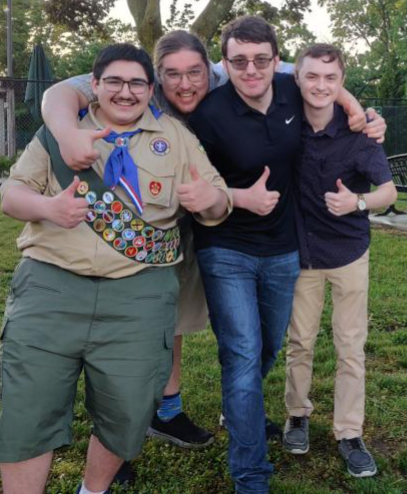
#> input picture Spring_2023/Sobel_Assignment/Sobel Pipeline Download Apr 10, 2023 234 PM/256965-1300012 - Charles DeGennaro - Apr 3, 2023 11:06 PM/eagle.png, 407 x 494 px
$ jupyter execute CharlesDeGennaroSobel.ipynb   (older library calls are emulated)
#> lines starting #> are read from the running program, lines starting #| are printed output that depends on the picture
### Sobel Pipeline with Noise Reduction
1. Grayscale conversion: The input image is first converted into a grayscale image to simplify the processing.
2. Noise reduction: Various techniques can be used to reduce noise in the image, such as Gaussian blur, median filtering, or
bilateral filtering. These techniques help to smooth out the image and reduce the impact of noise on the edge detection
process.
3. Horizontal and vertical Sobel filtering: The Sobel operator is applied to the noise-reduced grayscale image in both the
horizontal and vertical directions. The Sobel operator is a small 3x3 matrix that is convolved with the image. The result of this
convolution highlights edges in the image.
4. Magnitude calculation: The horizontal and vertical edge maps are combined to obtain a single edge map. This is done by
calculating the magnitude of the gradient at each pixel. The magnitude is computed using the Pythagorean theorem, which
involves taking the square root of the sum of the squares of the horizontal and vertical gradients.
5. Thresholding: Finally, a threshold is applied to the edge map to produce a binary image, where the edges are represented by
white pixels and the non-edges are represented by black pixels. This threshold is usually set to a value that separates the
edges from the non-edges based on the magnitude of the gradient

[cell 1]
import cv2
import numpy as np
import matplotlib.pyplot as plt

[cell 2]
def gaussian_blur(img):
    gaussian_filter = np.array([[1,2,1],[2,4,2],[1,2,1]], dtype=np.float32) / 16

    imgGaussian = cv2.filter2D(img, -1, gaussian_filter)
    return imgGaussian

[cell 3]
def sobel_filtering(img):
    # Sobel kernels
    kernelX = np.array([[1,2,1],[0,0,0],[-1,-2,-1]], dtype=np.float32)
    kernelY = np.array([[-1,0,1],[-2,0,2],[-1,0,1]], dtype=np.float32)
    # Sobel convolution
    imgSobelX = cv2.filter2D(img, cv2.CV_64F, kernelX)
    imgSobelY = cv2.filter2D(img, cv2.CV_64F, kernelY)


    sobel = cv2.magnitude(imgSobelX, imgSobelY)

    return sobel

[cell 4]
def pipeline(img):
    # Plot size
    fig = plt.figure(figsize = (10,10))

    # Convert image to grayscale
    img = cv2.cvtColor(img, cv2.COLOR_BGR2GRAY)

    # Create subplots
    # Left Image
    fig.add_subplot(1,2,1)
    plt.imshow(img, cmap='gray')
    plt.title('Original Image')
    # Apply gaussian blur
    imgGaussian = gaussian_blur(img)

    # Right Image
    fig.add_subplot(1,2,2)
    plt.imshow(imgGaussian, cmap='gray')
    plt.title('Gaussian Filter')

    # Apply Sobel Filter
    imgSobel = sobel_filtering(imgGaussian)

    fig = plt.figure(figsize = (10,10))
    # Left image
    fig.add_subplot(1,2,1)
    plt.imshow(imgGaussian, cmap='gray')
    plt.title('Gaussian Filter')
    # Right image
    fig.add_subplot(1,2,2)
    plt.imshow(imgSobel, cmap='gray')
    plt.title('Sobel Filter')

    # Thresholding
    ret, imgThreshold = cv2.threshold(imgSobel,150,255,cv2.THRESH_BINARY)

    fig = plt.figure(figsize = (10,10))
    # Left image
    fig.add_subplot(1,2,1)
    plt.imshow(imgSobel, cmap='gray')
    plt.title('Sobel Filter')
    # Right image
    fig.add_subplot(1,2,2)
    plt.imshow(imgThreshold, cmap='gray')
    plt.title('Thresholding Filter')

[cell 5]
img = cv2.imread('eagle.png', 1)
#> img is the input picture: shape (494, 407, 3); mean B, G, R 86.3, 89.3, 88.8
pipeline(img)
#> in pipeline, `img = cv2.cvtColor(img, cv2.COLOR_BGR2GRAY)`:
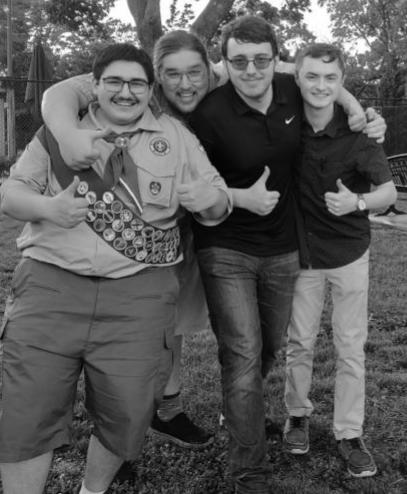
#> img: shape (494, 407); min 1, max 255, mean 88.8
#> in sobel_filtering, `imgSobelX = cv2.filter2D(img, cv2.CV_64F, kernelX)`:
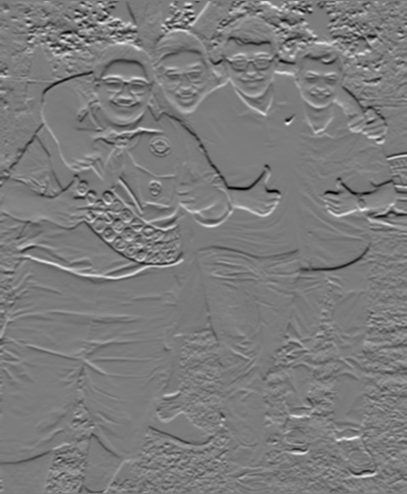
#> imgSobelX: shape (494, 407) float64; min -432, max 458, mean 1.3; drawn with min black and max white
#> in sobel_filtering, `imgSobelY = cv2.filter2D(img, cv2.CV_64F, kernelY)`:
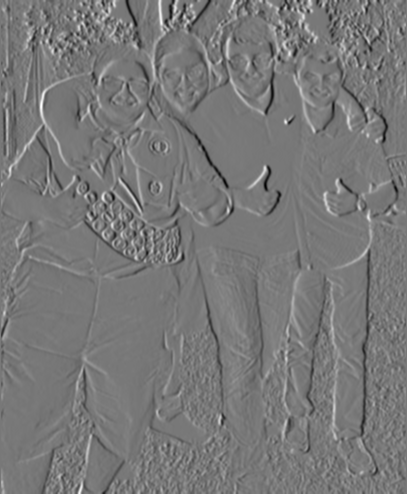
#> imgSobelY: shape (494, 407) float64; min -434, max 484, mean -0.3; drawn with min black and max white
#> in sobel_filtering, `sobel = cv2.magnitude(imgSobelX, imgSobelY)`:
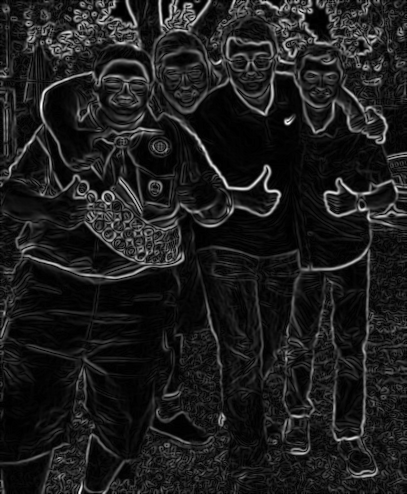
#> sobel: shape (494, 407) float64; min 0, max 484, mean 56.2; drawn with min black and max white
#> in pipeline, `ret, imgThreshold = cv2.threshold(imgSobel,150,255,cv2.THRESH_BINARY)`:
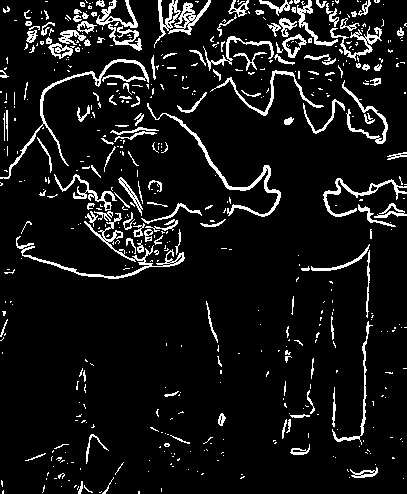
#> imgThreshold: shape (494, 407) float64; 8.5% white in thin lines or dots
